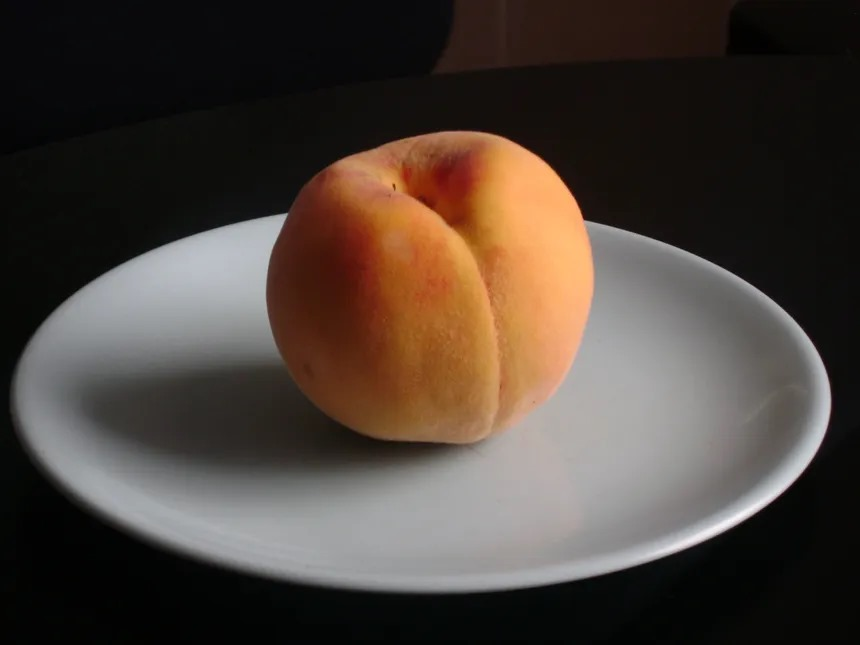
#> input picture VISION_ARTIFICIAL/PRACTICAS/p7/D0.jpg, 860 x 645 px, found by its file name
$ python duraznos.py
#> lines starting #> are read from the running program, lines starting #| are printed output that depends on the picture; after the words box and inside, x2 and y2 are one past the last pixel; in counts of white or black regions, pixels touching at a corner belong together
import cv2
import numpy as np
from PIL import Image

num = 1
#imagenes para usar
pic_1 = Image.open("D:/Sexto_sem/Adq_datos/VISION_ARTIFICIAL/PRACTICAS/p7/D0.jpg") #B
#> pic_1 is the input picture: PIL image 860x645 RGB; mean R, G, B 75.1, 64.5, 57
pic_2 = Image.open("D:/Sexto_sem/Adq_datos/VISION_ARTIFICIAL/PRACTICAS/p7/D1.jpg") #S
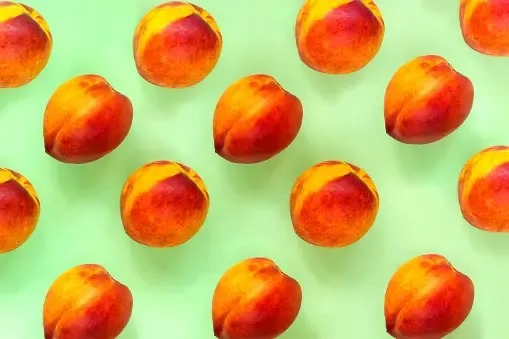
#> input picture VISION_ARTIFICIAL/PRACTICAS/p7/D1.jpg, 509 x 339 px, found by its file name
#> pic_2 is the input picture: PIL image 509x339 RGB; mean R, G, B 202.3, 177.7, 100.6
pic_3 = Image.open("D:/Sexto_sem/Adq_datos/VISION_ARTIFICIAL/PRACTICAS/p7/D2.jpg")
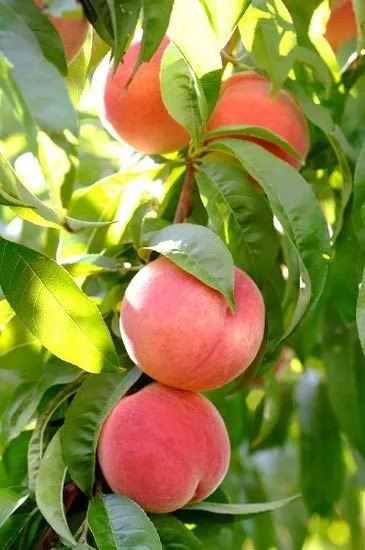
#> input picture VISION_ARTIFICIAL/PRACTICAS/p7/D2.jpg, 365 x 550 px, found by its file name
#> pic_3 is the input picture: PIL image 365x550 RGB; mean R, G, B 139.8, 136.8, 64.7
pic_4 = Image.open("D:/Sexto_sem/Adq_datos/VISION_ARTIFICIAL/PRACTICAS/p7/D3.jpg")
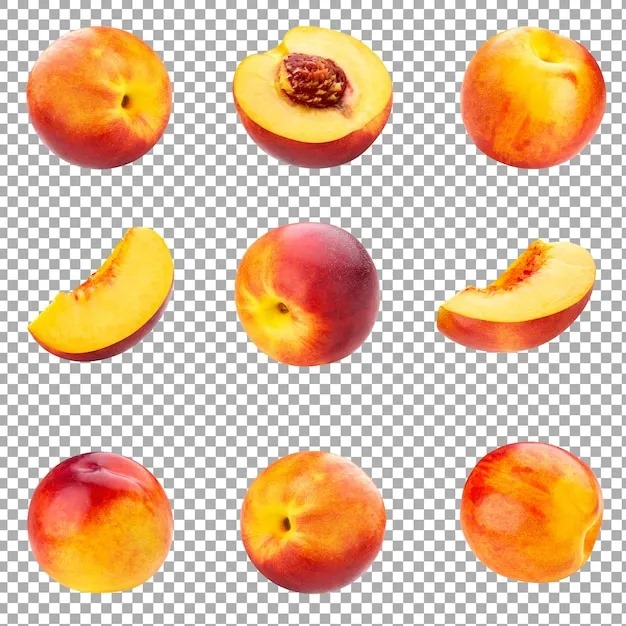
#> input picture VISION_ARTIFICIAL/PRACTICAS/p7/D3.jpg, 626 x 626 px, found by its file name
#> pic_4 is the input picture: PIL image 626x626 RGB; mean R, G, B 221.3, 188.5, 158.4
pic_5 = Image.open("D:/Sexto_sem/Adq_datos/VISION_ARTIFICIAL/PRACTICAS/p7/D4.jpg")
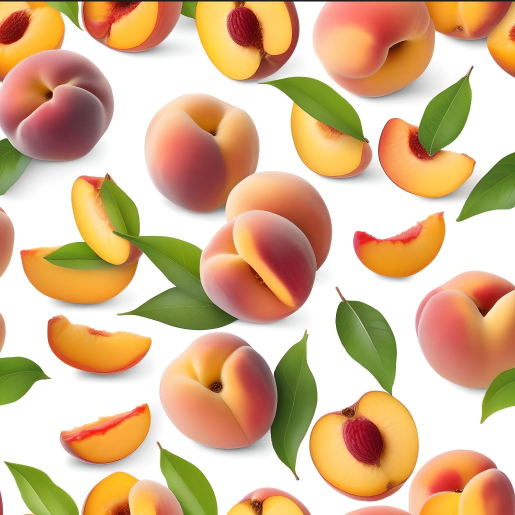
#> input picture VISION_ARTIFICIAL/PRACTICAS/p7/D4.jpg, 1030 x 1029 px, found by its file name (shown at 1/2 size)
#> pic_5 is the input picture: PIL image 1030x1029 RGB; mean R, G, B 215.5, 181.2, 144.4
pic_6 = Image.open("D:/Sexto_sem/Adq_datos/VISION_ARTIFICIAL/PRACTICAS/p7/D5.jpg")
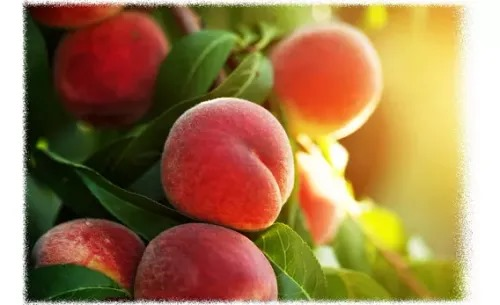
#> input picture VISION_ARTIFICIAL/PRACTICAS/p7/D5.jpg, 500 x 305 px, found by its file name
#> pic_6 is the input picture: PIL image 500x305 RGB; mean R, G, B 160.4, 125.3, 81.2

pics = [pic_1,pic_2,pic_3,pic_4,pic_5,pic_6]
pics_arrs = [np.array(pic) for pic in pics] #para arrays
#> pics_arrs = 6 items

print(pics_arrs[num].shape)
#| (339, 509, 3)
pics_arrs = [cv2.resize(pic,(500,300)) for pic in pics_arrs]

#Separamos por forma de color
#rgb_img = cv2.cvtColor(pics_arrs[1], code=cv2.COLOR_BGR2RGB)
lab_img = cv2.cvtColor(pics_arrs[num], code=cv2.COLOR_BGR2LAB)
#> lab_img: shape (300, 500, 3); mean of channels 0, 1, 2 178.2, 120.1, 108.9
# [15 lines of commented-out code are left out]
channel = np.copy(lab_img[:,:,2])
smooth_h = cv2.medianBlur(channel,51)
#cv2.imshow("canal B con filtro blur", smooth_h)

#Aplicamos segmentacion
all_segmented = np.copy(smooth_h)
all_segmented[ all_segmented > 110] = 0
all_segmented[ all_segmented > 0] = 255
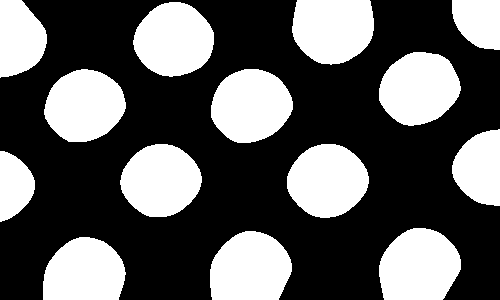
#> all_segmented: shape (300, 500); 36.8% white; 14 white regions, largest, box (x1, y1, x2, y2) and area: (379, 228, 461, 300) 4785, (211, 69, 293, 143) 4650, (210, 231, 292, 300) 4644
cv2.imshow("imagen segementada", all_segmented)

# image: Es la imagen de entrada en escala de grises (debe ser una imagen de un solo canal) en la que se buscarán los círculos.
# method: Es el método de detección de círculos. En este caso, se utiliza cv2.HOUGH_GRADIENT, que representa el método de detección basado en gradiente.
# dp: Es la resolución inversa del acumulador de Hough. Controla la resolución del parámetro r (radio del círculo). Un valor más pequeño significa una mayor resolución en el círculo detectado. Por ejemplo, dp=1 implica la resolución original, dp=2 significa la mitad de la resolución.
# minDist: Es la distancia mínima entre los centros de los círculos detectados. Si la distancia entre los centros de dos círculos es menor que minDist, solo se mantiene el círculo más grande.
# param1: Es un parámetro específico del método de detección. En el caso de HOUGH_GRADIENT, param1 representa el umbral de detección de bordes (umbral de Canny). Un valor más pequeño significa una mayor sensibilidad en la detección de bordes.
# param2: Es otro parámetro específico del método de detección. Para HOUGH_GRADIENT, param2 representa el umbral mínimo para la detección de círculos. Un valor más pequeño significa más círculos detectados (aumenta la sensibilidad).
# minRadius: Es el radio mínimo de los círculos a ser detectados. Debe ser un entero positivo.
# maxRadius: Es el radio máximo de los círculos a ser detectados. Debe ser un entero positivo mayor que minRadius.
circles = cv2.HoughCircles(all_segmented,cv2.HOUGH_GRADIENT,1,20, param1=50, param2=25,minRadius=10,maxRadius=300)
#> circles = [[326.5, 176.5, 40.6], [251.5, 106.5, 38.8], [160.5, 185.5, 41.3], [85.5, 106.5, 39], [411.5, 91.5, 33.5], [416.5, 270.5, 38.4]]

#Copia de la imagen segmentada
xx = np.copy(pics_arrs[num])

#Mostramos cuantos duraznos hay
try:
    print(f"N durazns: {len(circles[0, : ])}")
#| N durazns: 6

    for i in circles[0, : ] :
        # Extraer coordenadas y radio del círculo
        x, y, radius = int(i[0]), int(i[1]), int(i[2])
        print(f"x: {x} y: {y} radio: {radius}")

        # Dibujar el círculo detectado
        cv2.circle(xx, (x, y), radius+10, (255, 0, 255), 1)

        # Mostrar el radio del círculo en la imagen
        cv2.putText(xx, f'Radio: {radius}', (x + 50, y),
                cv2.FONT_HERSHEY_SIMPLEX, 0.4, (0, 0, 255), 1, cv2.LINE_AA)
#> this loop made 6 passes
#> (i, x, y, radius) on passes 1 to 6: ([326.5, 176.5, 40.6], 326, 176, 40), ([251.5, 106.5, 38.8], 251, 106, 38), ([160.5, 185.5, 41.3], 160, 185, 41), ([85.5, 106.5, 39], 85, 106, 39), ([411.5, 91.5, 33.5], 411, 91, 33), ([416.5, 270.5, 38.4], 416, 270, 38)
#| x: 326 y: 176 radio: 40
#| x: 251 y: 106 radio: 38
#| x: 160 y: 185 radio: 41
#| x: 85 y: 106 radio: 39
#| x: 411 y: 91 radio: 33
#| x: 416 y: 270 radio: 38
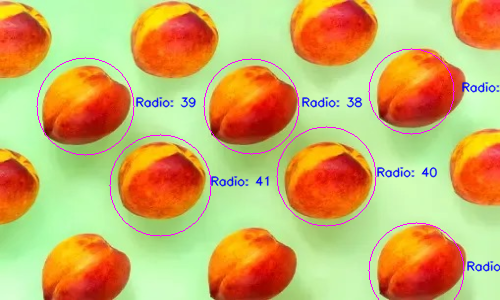
#> xx: shape (300, 500, 3); mean of channels 0, 1, 2 201.7, 173.9, 102.3; drawn as R, G, B

    cv2.imshow("FOTO",xx)
except TypeError as error:
    print("Ocurrió un error:", error)
    print("No hay duraznos")

cv2.waitKey(0)
cv2.destroyAllWindows()
